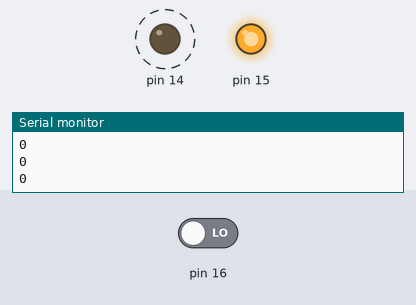
A sketch run on a simulated Arduino Uno, built for the host (arithmetic inside an expression is 32-bit, double 64-bit). Shown: output pins drawn as LEDs (lit = HIGH), the last lines printed to the serial monitor. Dashed ring = blinking. The test bench sets the inputs (shaded band); at power-on: pin 16 LOW.

Above: at 1.2 s.
1.3 s: pin 16 driven HIGH
At 1.9 s:
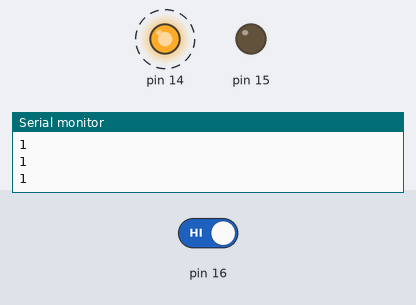
4.3 s: pin 16 driven LOW
At 4.9 s:
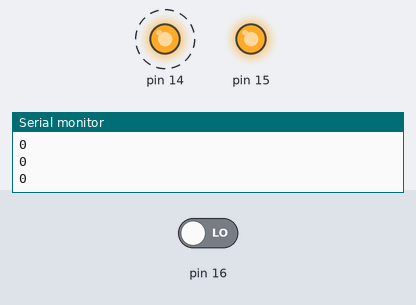
Timing chart, 0 to 13.3 s (numbered marks = the images above; inputs shaded):
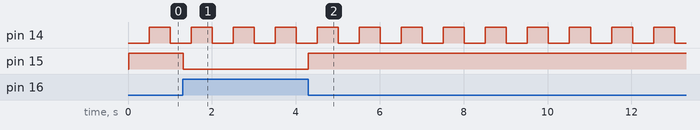

The sketch:

multitask_demo.ino
```cpp
/*ทดสอบการเขียน โปรโตเทรด บน arduino ide
 * ปล.1 คิดว่าอย่างน้อบคงมีตัวอย่างเผื่อไปโมในอนาคต
 * ปล.2 จะพยายามคอมเม้นต์มากที่สุดเท่าที่จะเป็นไปได้
 * ปล.3 PT_WAIT_UNTIL ต้องใส่นะบอกว่า timestamp อยู่ตรงไหนบ้างมิฉะนั้นมันจะไม่ออกจาก loop เลย
 */
#include <pt.h>
//declare the task that programe have
static struct pt pt1,pt2;
static int blinky(struct pt *pt)
{
  static unsigned long t = 0;
  //เริ่มต้นงาน
  PT_BEGIN(pt);
  while(1){
    t = millis();//รับเวลามาว่าเวลาเริ่มต้นคือเท่าไหร่
    PT_WAIT_UNTIL(pt,millis() -t > 500);//=delay(500);
    digitalWrite(PIN_PC0,HIGH);
    t = millis();//เวลาหลังเปิดไฟ
    PT_WAIT_UNTIL(pt,millis() -t > 500);
    digitalWrite(PIN_PC0,LOW);
  }
  PT_END(pt);
}
static int pressedToLight(struct pt *pt)
{
  static unsigned long t = 0;
  PT_BEGIN(pt);
  while(1){
    t = millis();
    PT_WAIT_UNTIL(pt,millis() - t > 20);//Debounce switch ละกเก็บ timestamp ไปเลยจะได้ออกจาก loop ได้
    int r = digitalRead(PIN_PC2);
    Serial.println(r);
    if(r == 0) digitalWrite(PIN_PC1,HIGH);
    else digitalWrite(PIN_PC1,LOW);
  }
  PT_END(pt);
}
void setup() {
  Serial.begin(9600);
  pinMode(PIN_PC0,OUTPUT);
  pinMode(PIN_PC1,OUTPUT);
  pinMode(PIN_PC2,INPUT);
  /////////////////////////////
  //บอกให้ตัวงานของเราทั้งหมดเริ่มทำงาน
  PT_INIT(&pt1);
  PT_INIT(&pt2);

}

void loop() {
  // put your main code here, to run repeatedly:
  blinky(&pt1);
  pressedToLight(&pt2);
}
```

Measured:
- after the input at 1.3 s, pin 15: HIGH → LOW at once
- after the input at 4.3 s, pin 15: LOW → HIGH at once
- by itself, pin 14: alternates HIGH for 0.50 s and LOW for 0.50 s
